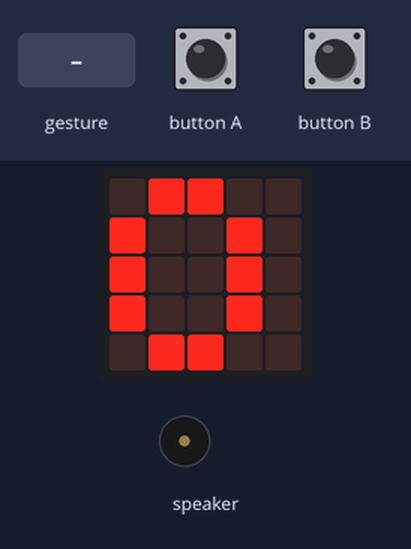
The program below on a simulated Calliope mini (MakeCode). On the bench: the board's 5×5 LED display, buzzer (waves = sounding). The inputs (shaded band) are chosen by the test bench. A tilt is held for 1.5 s and a shake lasts 1 s, then the board lies face up again.

Above: at 1.2 s.
1.3 s: gesture 'shake'
At 1.72 s:
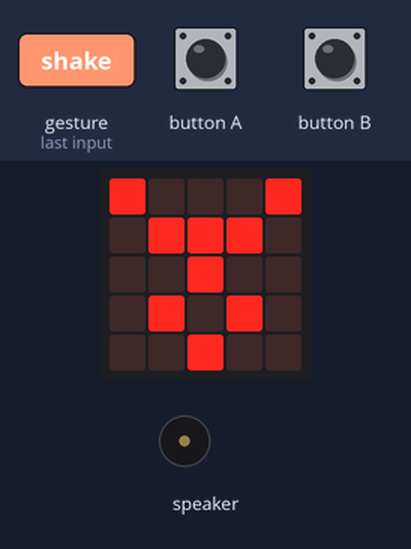
At 3.0 s:
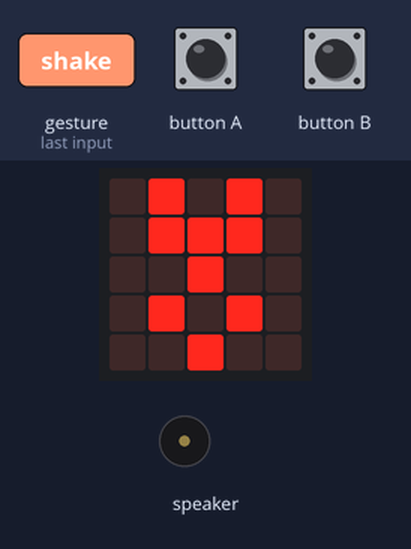
Timing chart, 0 to 9.5 s (numbered marks = the images above; inputs shaded):
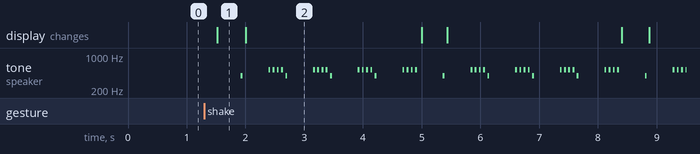

The program:

main.ts
```typescript
input.onButtonPressed(Button.A, function () {
    zeit += -10
    if (zeit < 1) {
        zeit = 10
    }
})
input.onGesture(Gesture.Shake, function () {
    if (einstellmodus) {
        einstellmodus = false
        start = input.runningTime()
    } else {
        einstellmodus = true
    }
})
input.onButtonPressed(Button.B, function () {
    zeit += 10
})
let restzeit = 0
let vergangene_sek = 0
let start = 0
let zeit = 0
let einstellmodus = false
einstellmodus = true
basic.forever(function () {
    if (!(einstellmodus)) {
        vergangene_sek = input.runningTime() - start / 1000
        restzeit = zeit - vergangene_sek
        if (restzeit <= 0) {
            while (!(einstellmodus)) {
                basic.showLeds(`
                    # . . . #
                    . # # # .
                    . . # . .
                    . # . # .
                    . . # . .
                    `)
                for (let index = 0; index < 4; index++) {
                    music.playTone(392, music.beat(BeatFraction.Sixteenth))
                    music.rest(music.beat(BeatFraction.Sixteenth))
                    basic.showLeds(`
                        . # . # .
                        . # # # .
                        . . # . .
                        . # . # .
                        . . # . .
                        `)
                    for (let index = 0; index < 4; index++) {
                        music.playTone(523, music.beat(BeatFraction.Sixteenth))
                        music.rest(music.beat(BeatFraction.Sixteenth))
                    }
                }
            }
        } else {
            basic.showNumber(restzeit)
        }
    } else {
        vergangene_sek = 10
        while (einstellmodus) {
            basic.showNumber(zeit)
        }
    }
})
```

test.ts
```typescript
// Hier kann man Tests durchführen; diese Datei wird nicht kompiliert, wenn dieses Paket als Erweiterung verwendet wird.
```

Measured:
- after the input at 1.3 s, tone on speaker: plays 392 Hz for 0.03 s, 523 Hz for 0.03 s, 523 Hz for 0.03 s, 523 Hz for 0.03 s, 523 Hz for 0.03 s, 392 Hz for 0.03 s … (45 notes in this stretch), starting after 0.62 s; the display: changes after 0.22 s (image 1)
- what the display in image 1 shows lasts 0.5 s, from 1.5 s to 2.0 s
